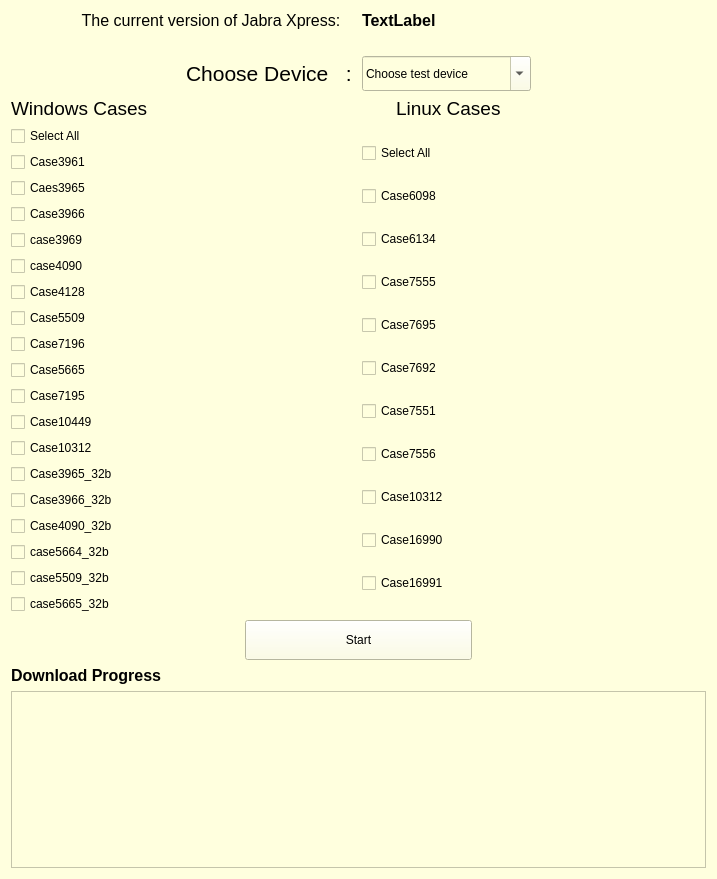
<?xml version="1.0" encoding="UTF-8"?>
<ui version="4.0">
 <class>JX_FW</class>
 <widget class="QWidget" name="JX_FW">
  <property name="geometry">
   <rect>
    <x>0</x>
    <y>0</y>
    <width>717</width>
    <height>879</height>
   </rect>
  </property>
  <property name="windowTitle">
   <string>Jabra Xpress Downlod tool</string>
  </property>
  <property name="styleSheet">
   <string notr="true">background-color: rgb(255, 255, 222);</string>
  </property>
  <layout class="QVBoxLayout" name="Layout_global">
   <item>
    <layout class="QHBoxLayout" name="HLayout_first">
     <item>
      <widget class="QLabel" name="label_theCurrentVersion">
       <property name="font">
        <font>
         <pointsize>12</pointsize>
        </font>
       </property>
       <property name="text">
        <string>                The current version of Jabra Xpress:</string>
       </property>
      </widget>
     </item>
     <item>
      <widget class="QLabel" name="label_theCurrentVersionSet">
       <property name="font">
        <font>
         <pointsize>12</pointsize>
         <weight>75</weight>
         <bold>true</bold>
        </font>
       </property>
       <property name="text">
        <string>TextLabel</string>
       </property>
      </widget>
     </item>
    </layout>
   </item>
   <item>
    <layout class="QHBoxLayout" name="HLayout_second">
     <item>
      <widget class="QLabel" name="label_empty_1">
       <property name="text">
        <string/>
       </property>
      </widget>
     </item>
     <item>
      <widget class="QLabel" name="label_empty_2">
       <property name="text">
        <string/>
       </property>
      </widget>
     </item>
    </layout>
   </item>
   <item>
    <layout class="QHBoxLayout" name="HLayout_third" stretch="3,3,3,3">
     <item>
      <widget class="QLabel" name="label_empty_3">
       <property name="enabled">
        <bool>false</bool>
       </property>
       <property name="text">
        <string/>
       </property>
      </widget>
     </item>
     <item>
      <widget class="QLabel" name="label_chooseDevice">
       <property name="font">
        <font>
         <pointsize>16</pointsize>
        </font>
       </property>
       <property name="text">
        <string>Choose Device   :</string>
       </property>
       <property name="wordWrap">
        <bool>true</bool>
       </property>
      </widget>
     </item>
     <item>
      <widget class="QComboBox" name="combox_chooseDevice">
       <property name="minimumSize">
        <size>
         <width>0</width>
         <height>35</height>
        </size>
       </property>
       <property name="editable">
        <bool>true</bool>
       </property>
       <property name="currentText">
        <string>Choose test device</string>
       </property>
      </widget>
     </item>
     <item>
      <widget class="QLabel" name="label_empty_4">
       <property name="enabled">
        <bool>false</bool>
       </property>
       <property name="text">
        <string/>
       </property>
      </widget>
     </item>
    </layout>
   </item>
   <item>
    <layout class="QGridLayout" name="HLayout_forth" columnstretch="3,1,3" columnminimumwidth="5,1,5">
     <property name="rightMargin">
      <number>200</number>
     </property>
     <item row="0" column="0">
      <widget class="QLabel" name="label_Windows">
       <property name="sizePolicy">
        <sizepolicy hsizetype="Fixed" vsizetype="Fixed">
         <horstretch>0</horstretch>
         <verstretch>0</verstretch>
        </sizepolicy>
       </property>
       <property name="font">
        <font>
         <pointsize>14</pointsize>
         <weight>50</weight>
         <bold>false</bold>
        </font>
       </property>
       <property name="toolTipDuration">
        <number>0</number>
       </property>
       <property name="text">
        <string>Windows Cases</string>
       </property>
      </widget>
     </item>
     <item row="0" column="1">
      <widget class="QLabel" name="label_empty_5">
       <property name="sizePolicy">
        <sizepolicy hsizetype="Preferred" vsizetype="Fixed">
         <horstretch>0</horstretch>
         <verstretch>0</verstretch>
        </sizepolicy>
       </property>
       <property name="minimumSize">
        <size>
         <width>20</width>
         <height>10</height>
        </size>
       </property>
       <property name="text">
        <string/>
       </property>
      </widget>
     </item>
     <item row="0" column="2">
      <widget class="QLabel" name="label_Linux">
       <property name="sizePolicy">
        <sizepolicy hsizetype="Fixed" vsizetype="Fixed">
         <horstretch>0</horstretch>
         <verstretch>0</verstretch>
        </sizepolicy>
       </property>
       <property name="font">
        <font>
         <pointsize>14</pointsize>
         <weight>50</weight>
         <bold>false</bold>
        </font>
       </property>
       <property name="toolTipDuration">
        <number>0</number>
       </property>
       <property name="text">
        <string>Linux Cases </string>
       </property>
      </widget>
     </item>
    </layout>
   </item>
   <item>
    <layout class="QHBoxLayout" name="HLayout_fifth" stretch="0,0">
     <item>
      <layout class="QVBoxLayout" name="VLayout_win">
       <item>
        <widget class="QCheckBox" name="checkBox_checkAll_win">
         <property name="text">
          <string>Select All</string>
         </property>
        </widget>
       </item>
       <item>
        <widget class="QCheckBox" name="checkBox_case3961">
         <property name="text">
          <string>Case3961</string>
         </property>
        </widget>
       </item>
       <item>
        <widget class="QCheckBox" name="checkBox_case3965">
         <property name="text">
          <string>Caes3965</string>
         </property>
        </widget>
       </item>
       <item>
        <widget class="QCheckBox" name="checkBox_case3966">
         <property name="text">
          <string>Case3966</string>
         </property>
        </widget>
       </item>
       <item>
        <widget class="QCheckBox" name="checkBox_case3969">
         <property name="text">
          <string>case3969</string>
         </property>
        </widget>
       </item>
       <item>
        <widget class="QCheckBox" name="checkBox_case4090">
         <property name="text">
          <string>case4090</string>
         </property>
        </widget>
       </item>
       <item>
        <widget class="QCheckBox" name="checkBox_case4128">
         <property name="text">
          <string>Case4128</string>
         </property>
        </widget>
       </item>
       <item>
        <widget class="QCheckBox" name="checkBox_case5509">
         <property name="text">
          <string>Case5509</string>
         </property>
        </widget>
       </item>
       <item>
        <widget class="QCheckBox" name="checkBox_case7196">
         <property name="text">
          <string>Case7196</string>
         </property>
        </widget>
       </item>
       <item>
        <widget class="QCheckBox" name="checkBox_case5665">
         <property name="text">
          <string>Case5665</string>
         </property>
        </widget>
       </item>
       <item>
        <widget class="QCheckBox" name="checkBox_case7195">
         <property name="text">
          <string>Case7195</string>
         </property>
        </widget>
       </item>
       <item>
        <widget class="QCheckBox" name="checkBox_case10449">
         <property name="text">
          <string>Case10449</string>
         </property>
        </widget>
       </item>
       <item>
        <widget class="QCheckBox" name="checkBox_case10312">
         <property name="text">
          <string>Case10312</string>
         </property>
        </widget>
       </item>
       <item>
        <widget class="QCheckBox" name="checkBox_case3965_32b">
         <property name="text">
          <string>Case3965_32b</string>
         </property>
        </widget>
       </item>
       <item>
        <widget class="QCheckBox" name="checkBox_case3966_32b">
         <property name="text">
          <string>Case3966_32b</string>
         </property>
        </widget>
       </item>
       <item>
        <widget class="QCheckBox" name="checkBox_case4090_32b">
         <property name="text">
          <string>Case4090_32b</string>
         </property>
        </widget>
       </item>
       <item>
        <widget class="QCheckBox" name="checkBox_case5664_32b">
         <property name="text">
          <string>case5664_32b</string>
         </property>
        </widget>
       </item>
       <item>
        <widget class="QCheckBox" name="checkBox_case5509_32b">
         <property name="text">
          <string>case5509_32b</string>
         </property>
        </widget>
       </item>
       <item>
        <widget class="QCheckBox" name="checkBox_case5665_32b">
         <property name="text">
          <string>case5665_32b</string>
         </property>
        </widget>
       </item>
      </layout>
     </item>
     <item>
      <layout class="QVBoxLayout" name="VLayout_linux">
       <item>
        <widget class="QCheckBox" name="checkbox_selectAll_linux">
         <property name="text">
          <string>Select All</string>
         </property>
        </widget>
       </item>
       <item>
        <widget class="QCheckBox" name="checkBox_case6098">
         <property name="text">
          <string>Case6098</string>
         </property>
        </widget>
       </item>
       <item>
        <widget class="QCheckBox" name="checkBox_case6134">
         <property name="text">
          <string>Case6134</string>
         </property>
        </widget>
       </item>
       <item>
        <widget class="QCheckBox" name="checkBox_case7555">
         <property name="text">
          <string>Case7555</string>
         </property>
        </widget>
       </item>
       <item>
        <widget class="QCheckBox" name="checkBox_case7695">
         <property name="text">
          <string>Case7695</string>
         </property>
        </widget>
       </item>
       <item>
        <widget class="QCheckBox" name="checkBox_case7692">
         <property name="text">
          <string>Case7692</string>
         </property>
        </widget>
       </item>
       <item>
        <widget class="QCheckBox" name="checkBox_case7551">
         <property name="text">
          <string>Case7551</string>
         </property>
        </widget>
       </item>
       <item>
        <widget class="QCheckBox" name="checkBox_case7556">
         <property name="text">
          <string>Case7556</string>
         </property>
        </widget>
       </item>
       <item>
        <widget class="QCheckBox" name="checkBox_case10312_2">
         <property name="text">
          <string>Case10312</string>
         </property>
        </widget>
       </item>
       <item>
        <widget class="QCheckBox" name="checkBox_case16990">
         <property name="text">
          <string>Case16990</string>
         </property>
        </widget>
       </item>
       <item>
        <widget class="QCheckBox" name="checkBox_case16991">
         <property name="text">
          <string>Case16991</string>
         </property>
        </widget>
       </item>
      </layout>
     </item>
    </layout>
   </item>
   <item>
    <layout class="QHBoxLayout" name="HLayout_sixth">
     <item>
      <widget class="QLabel" name="label_8">
       <property name="text">
        <string/>
       </property>
      </widget>
     </item>
     <item>
      <widget class="QPushButton" name="button_start">
       <property name="minimumSize">
        <size>
         <width>10</width>
         <height>40</height>
        </size>
       </property>
       <property name="text">
        <string>Start</string>
       </property>
      </widget>
     </item>
     <item>
      <widget class="QLabel" name="label_9">
       <property name="text">
        <string/>
       </property>
      </widget>
     </item>
    </layout>
   </item>
   <item>
    <layout class="QVBoxLayout" name="HLayout_seventh">
     <item>
      <widget class="QLabel" name="label">
       <property name="font">
        <font>
         <pointsize>12</pointsize>
         <weight>75</weight>
         <bold>true</bold>
        </font>
       </property>
       <property name="text">
        <string>Download Progress</string>
       </property>
      </widget>
     </item>
     <item>
      <widget class="QTextEdit" name="textbox_progress"/>
     </item>
    </layout>
   </item>
  </layout>
  <action name="actionCheckall">
   <property name="text">
    <string>Checkall</string>
   </property>
  </action>
 </widget>
 <resources/>
 <connections>
  <connection>
   <sender>checkBox_checkAll_win</sender>
   <signal>clicked()</signal>
   <receiver>checkBox_case3961</receiver>
   <slot>click()</slot>
   <hints>
    <hint type="sourcelabel">
     <x>155</x>
     <y>169</y>
    </hint>
    <hint type="destinationlabel">
     <x>155</x>
     <y>199</y>
    </hint>
   </hints>
  </connection>
 </connections>
</ui>
